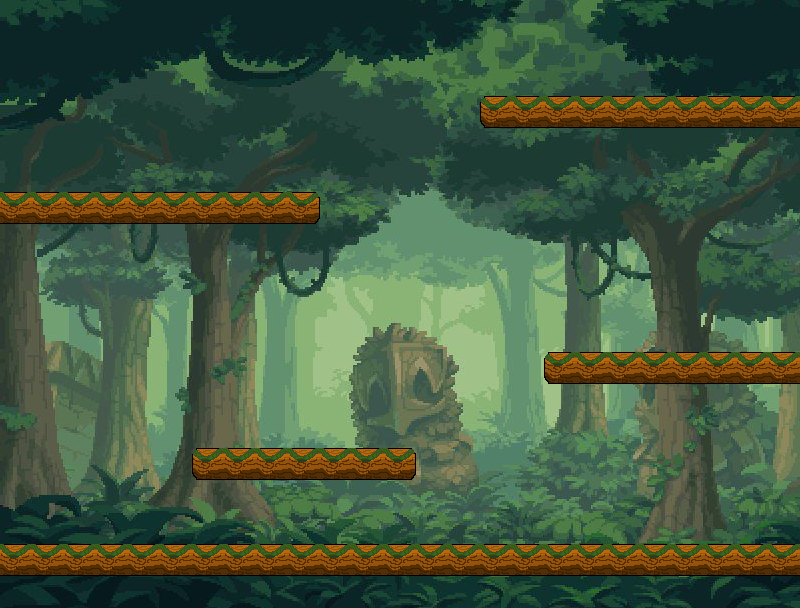

The image is a tile-based game level rendered from a .tmx file. Its description and complete source (layers, tilesets, objects, tile grids) follow:
An orthogonal 25x19 tile map with 32x32 px tiles, 2 tile layers (fondo, plataformas), 2 tilesets and 13 objects (7x star, 5x redstar, dude).

<map version="1.8" tiledversion="1.8.5" orientation="orthogonal" renderorder="right-down" width="25" height="19" tilewidth="32" tileheight="32" infinite="0" nextlayerid="5" nextobjectid="51">
 <tileset firstgid="1" name="plataformas" tilewidth="32" tileheight="32" tilecount="6" columns="6">
  <image source="../images/plataformas.png" width="192" height="32" />
 </tileset>
 <tileset firstgid="7" name="fondos" tilewidth="32" tileheight="32" tilecount="1998" columns="37">
  <image source="../images/fondos.png" width="1202" height="1754" />
 </tileset>
 <layer id="3" name="fondo" width="25" height="19" locked="1">
  <data encoding="csv">
1302,1303,1304,1305,1306,1307,1308,1309,1310,1311,1312,1313,1314,1315,1316,1317,1318,1319,1320,1321,1322,1323,1324,1325,1326,
1339,1340,1341,1342,1343,1344,1345,1346,1347,1348,1349,1350,1351,1352,1353,1354,1355,1356,1357,1358,1359,1360,1361,1362,1363,
1376,1377,1378,1379,1380,1381,1382,1383,1384,1385,1386,1387,1388,1389,1390,1391,1392,1393,1394,1395,1396,1397,1398,1399,1400,
1413,1414,1415,1416,1417,1418,1419,1420,1421,1422,1423,1424,1425,1426,1427,1428,1429,1430,1431,1432,1433,1434,1435,1436,1437,
1450,1451,1452,1453,1454,1455,1456,1457,1458,1459,1460,1461,1462,1463,1464,1465,1466,1467,1468,1469,1470,1471,1472,1473,1474,
1487,1488,1489,1490,1491,1492,1493,1494,1495,1496,1497,1498,1499,1500,1501,1502,1503,1504,1505,1506,1507,1508,1509,1510,1511,
1524,1525,1526,1527,1528,1529,1530,1531,1532,1533,1534,1535,1536,1537,1538,1539,1540,1541,1542,1543,1544,1545,1546,1547,1548,
1561,1562,1563,1564,1565,1566,1567,1568,1569,1570,1571,1572,1573,1574,1575,1576,1577,1578,1579,1580,1581,1582,1583,1584,1585,
1598,1599,1600,1601,1602,1603,1604,1605,1606,1607,1608,1609,1610,1611,1612,1613,1614,1615,1616,1617,1618,1619,1620,1621,1622,
1635,1636,1637,1638,1639,1640,1641,1642,1643,1644,1645,1646,1647,1648,1649,1650,1651,1652,1653,1654,1655,1656,1657,1658,1659,
1672,1673,1674,1675,1676,1677,1678,1679,1680,1681,1682,1683,1684,1685,1686,1687,1688,1689,1690,1691,1692,1693,1694,1695,1696,
1709,1710,1711,1712,1713,1714,1715,1716,1717,1718,1719,1720,1721,1722,1723,1724,1725,1726,1727,1728,1729,1730,1731,1732,1733,
1746,1747,1748,1749,1750,1751,1752,1753,1754,1755,1756,1757,1758,1759,1760,1761,1762,1763,1764,1765,1766,1767,1768,1769,1770,
1783,1784,1785,1786,1787,1788,1789,1790,1791,1792,1793,1794,1795,1796,1797,1798,1799,1800,1801,1802,1803,1804,1805,1806,1807,
1820,1821,1822,1823,1824,1825,1826,1827,1828,1829,1830,1831,1832,1833,1834,1835,1836,1837,1838,1839,1840,1841,1842,1843,1844,
1857,1858,1859,1860,1861,1862,1863,1864,1865,1866,1867,1868,1869,1870,1871,1872,1873,1874,1875,1876,1877,1878,1879,1880,1881,
1894,1895,1896,1897,1898,1899,1900,1901,1902,1903,1904,1905,1906,1907,1908,1909,1910,1911,1912,1913,1914,1915,1916,1917,1918,
1931,1932,1933,1934,1935,1936,1937,1938,1939,1940,1941,1942,1943,1944,1945,1946,1947,1948,1949,1950,1951,1952,1953,1954,1955,
1968,1969,1970,1971,1972,1973,1974,1975,1976,1977,1978,1979,1980,1981,1982,1983,1984,1985,1986,1987,1988,1989,1990,1991,1992
</data>
 </layer>
 <layer id="1" name="plataformas" width="25" height="19" locked="1">
  <data encoding="csv">
0,0,0,0,0,0,0,0,0,0,0,0,0,0,0,0,0,0,0,0,0,0,0,0,0,
0,0,0,0,0,0,0,0,0,0,0,0,0,0,0,0,0,0,0,0,0,0,0,0,0,
0,0,0,0,0,0,0,0,0,0,0,0,0,0,0,0,0,0,0,0,0,0,0,0,0,
0,0,0,0,0,0,0,0,0,0,0,0,0,0,0,4,5,5,5,5,5,5,5,5,5,
0,0,0,0,0,0,0,0,0,0,0,0,0,0,0,0,0,0,0,0,0,0,0,0,0,
0,0,0,0,0,0,0,0,0,0,0,0,0,0,0,0,0,0,0,0,0,0,0,0,0,
5,5,5,5,5,5,5,5,5,6,0,0,0,0,0,0,0,0,0,0,0,0,0,0,0,
0,0,0,0,0,0,0,0,0,0,0,0,0,0,0,0,0,0,0,0,0,0,0,0,0,
0,0,0,0,0,0,0,0,0,0,0,0,0,0,0,0,0,0,0,0,0,0,0,0,0,
0,0,0,0,0,0,0,0,0,0,0,0,0,0,0,0,0,0,0,0,0,0,0,0,0,
0,0,0,0,0,0,0,0,0,0,0,0,0,0,0,0,0,0,0,0,0,0,0,0,0,
0,0,0,0,0,0,0,0,0,0,0,0,0,0,0,0,0,4,5,5,5,5,5,5,5,
0,0,0,0,0,0,0,0,0,0,0,0,0,0,0,0,0,0,0,0,0,0,0,0,0,
0,0,0,0,0,0,0,0,0,0,0,0,0,0,0,0,0,0,0,0,0,0,0,0,0,
0,0,0,0,0,0,4,5,5,5,5,5,6,0,0,0,0,0,0,0,0,0,0,0,0,
0,0,0,0,0,0,0,0,0,0,0,0,0,0,0,0,0,0,0,0,0,0,0,0,0,
0,0,0,0,0,0,0,0,0,0,0,0,0,0,0,0,0,0,0,0,0,0,0,0,0,
5,5,5,5,5,5,5,5,5,5,5,5,5,5,5,5,5,5,5,5,5,5,5,5,5,
0,0,0,0,0,0,0,0,0,0,0,0,0,0,0,0,0,0,0,0,0,0,0,0,0
</data>
 </layer>
 <objectgroup id="2" name="objetos">
  <object id="38" name="dude" x="45.639" y="500.213">
   <properties>
    <property name="object" type="object" value="0" />
   </properties>
   <point />
  </object>
  <object id="39" name="apple" type="star" x="267" y="407">
   <point />
  </object>
  <object id="40" name="apple" type="star" x="369" y="408">
   <point />
  </object>
  <object id="41" name="apple" type="star" x="634" y="496">
   <point />
  </object>
  <object id="42" name="orange" type="redstar" x="741" y="502">
   <point />
  </object>
  <object id="43" name="orange" type="redstar" x="567" y="326">
   <point />
  </object>
  <object id="44" name="apple" type="star" x="735" y="317">
   <point />
  </object>
  <object id="45" name="apple" type="star" x="34" y="153">
   <point />
  </object>
  <object id="46" name="orange" type="redstar" x="142" y="155">
   <point />
  </object>
  <object id="47" name="apple" type="star" x="278" y="157">
   <point />
  </object>
  <object id="48" name="orange" type="redstar" x="538" y="59">
   <point />
  </object>
  <object id="49" name="apple" type="star" x="769" y="63">
   <point />
  </object>
  <object id="50" name="orange" type="redstar" x="662" y="60">
   <point />
  </object>
 </objectgroup>
</map>